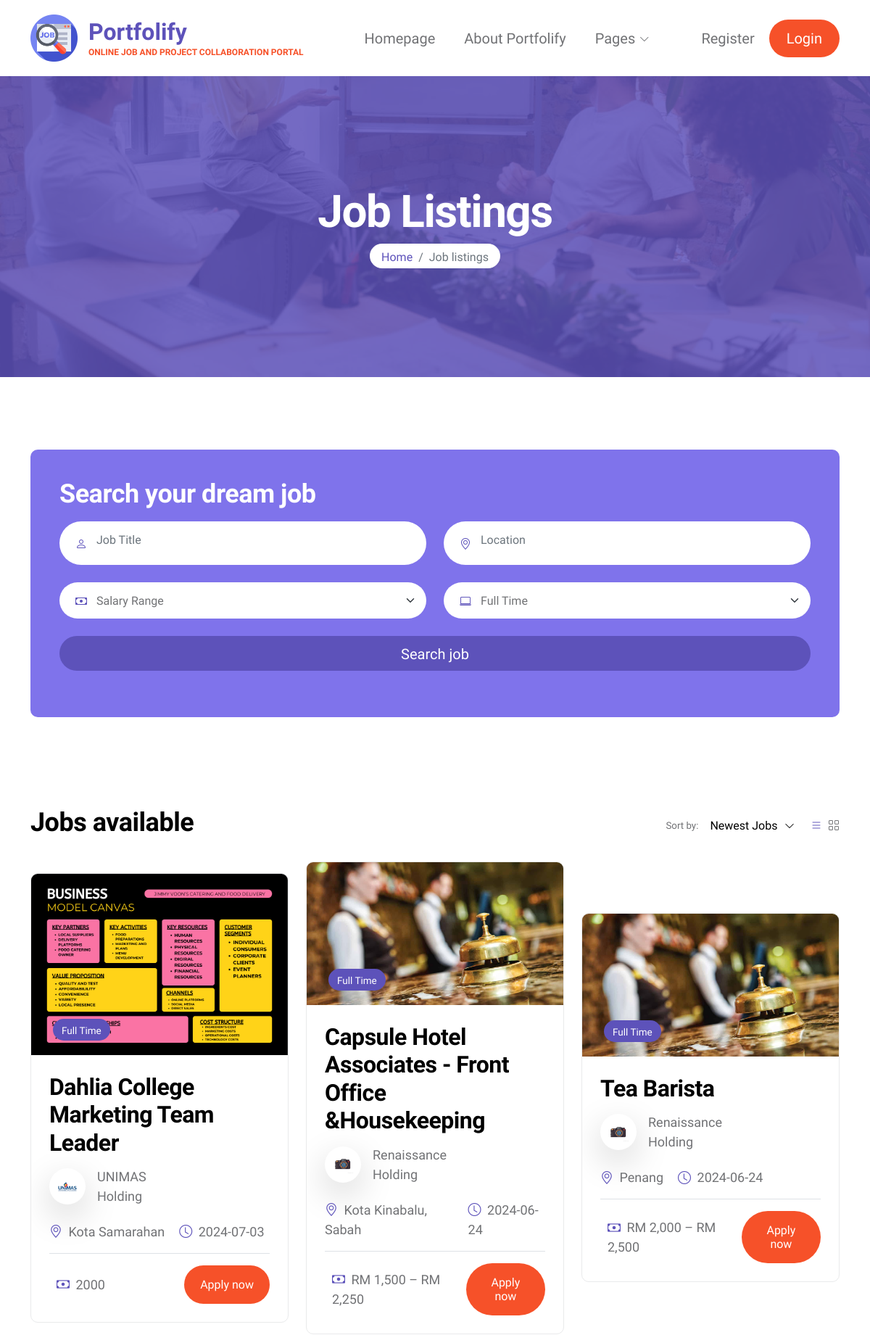
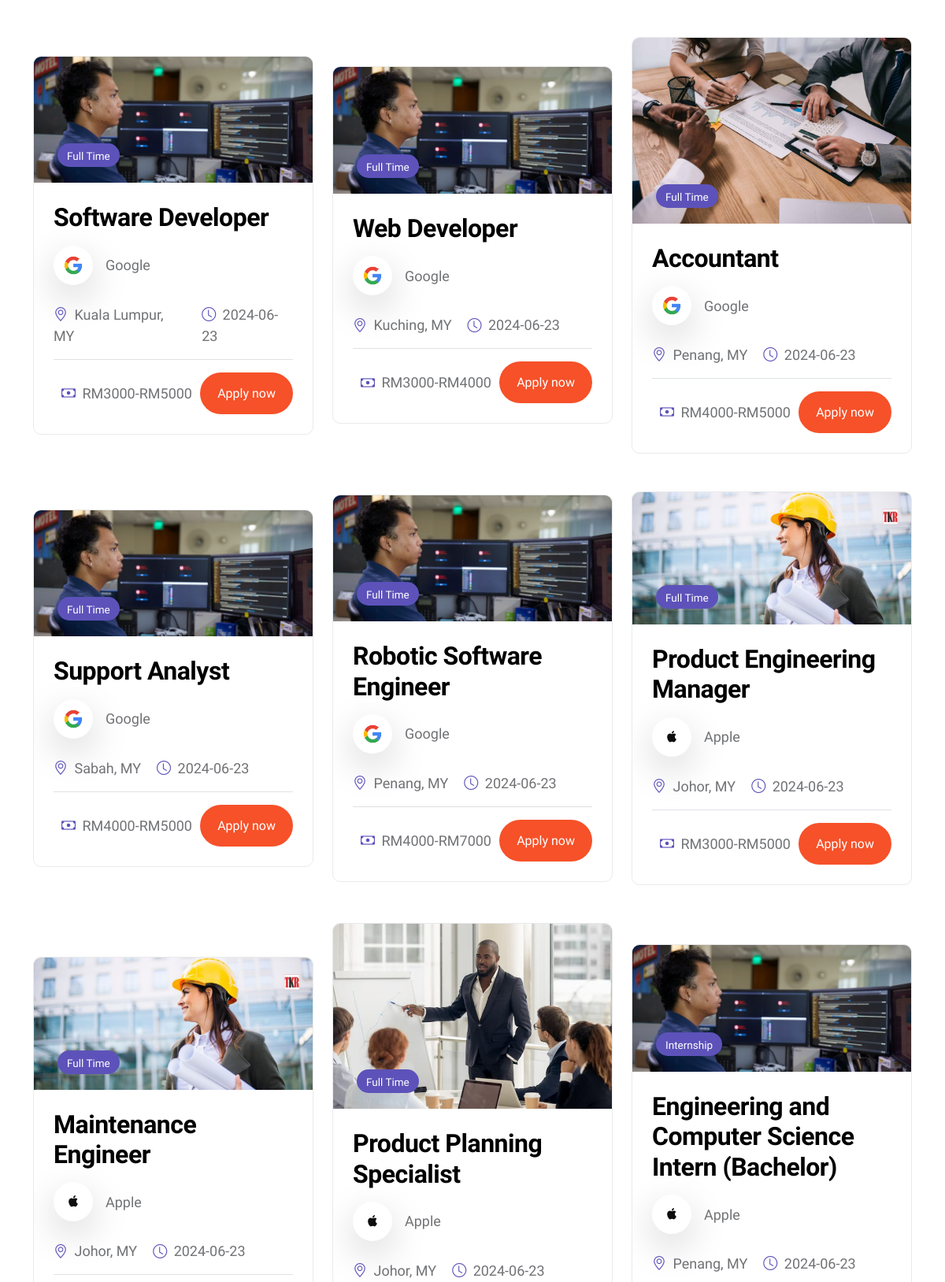
Screenshot of /job-listings.php (upper part) with the database file from the repository (2 pictures, top to bottom).
### tables this page shows
CREATE TABLE `job` (
  `job_id` varchar(100) NOT NULL,
  `job_title` varchar(100) NOT NULL,
  `job_desc` text NOT NULL,
  `job_location` varchar(100) NOT NULL,
  `salary` varchar(100) NOT NULL,
  `requirement` text NOT NULL,
  `date_posted` date NOT NULL DEFAULT current_timestamp(),
  `job_types` varchar(100) NOT NULL,
  `recruiter_id` varchar(100) NOT NULL,
  `job_status` int(11) NOT NULL DEFAULT 1,
  `job_image` varchar(100) NOT NULL DEFAULT 'images/jobs/it-professional-works-startup-project.jpg',
  `job_industry` varchar(100) NOT NULL,
  `job_views` int(11) NOT NULL DEFAULT 0
);

CREATE TABLE `recruiter_profile` (
  `r_id` int(11) NOT NULL,
  `User_ID` varchar(100) NOT NULL,
  `company_name` varchar(255) NOT NULL,
  `contact_email` varchar(255) NOT NULL,
  `contact_phone` varchar(20) NOT NULL,
  `about` text DEFAULT NULL,
  `website` varchar(255) DEFAULT NULL,
  `logo` varchar(255) DEFAULT NULL,
  `background` text NOT NULL,
  `profileView` int(11) NOT NULL DEFAULT 0
);

### job-listings.php (the view, shortened to what this page needs)
<!doctype html>
<html lang="en">
    <head>
        <link href="css/bootstrap.min.css" rel="stylesheet">
        <link href="css/bootstrap-icons.css" rel="stylesheet">
        <link href="css/owl.carousel.min.css" rel="stylesheet">
        <link href="css/owl.theme.default.min.css" rel="stylesheet">
        <link href="css/tooplate-gotto-job.css" rel="stylesheet">
    </head>
    <body class="job-listings-page" id="top">
        <?php include 'navbar.php'; ?>
        <main>
            <header class="site-header">
                <div class="section-overlay"></div>
                <div class="container">
                    <div class="row">
                        <div class="col-lg-12 col-12 text-center">
                            <h1 class="text-white">Job Listings</h1>
                            <nav aria-label="breadcrumb">
                                <ol class="breadcrumb justify-content-center">
                                    <li class="breadcrumb-item"><a href="index.html">Home</a></li>
                                    <li class="breadcrumb-item active" aria-current="page">Job listings</li>
                                </ol>
                            </nav>
                        </div>
                    </div>
                </div>
            </header>
            <section class="section-padding pb-0 d-flex justify-content-center align-items-center">
                <div class="container">
                    <div class="row">
                        <div class="col-lg-12 col-12">
                            <form class="custom-form hero-form" action="#" method="get" role="form">
                                <h3 class="text-white mb-3">Search your dream job</h3>
                                <div class="row">
                                    <div class="col-lg-6 col-md-6 col-12">
                                        <div class="input-group">
                                            <span class="input-group-text" id="basic-addon1"><i class="bi-person custom-icon"></i></span>
                                            <input type="text" name="job-title" id="job-title" class="form-control" placeholder="Job Title">
                                        </div>
                                    </div>
                                    <div class="col-lg-6 col-md-6 col-12">
                                        <div class="input-group">
                                            <span class="input-group-text" id="basic-addon1"><i class="bi-geo-alt custom-icon"></i></span>
                                            <input type="text" name="job-location" id="job-location" class="form-control" placeholder="Location">
                                        </div>
                                    </div>
                                    <div class="col-lg-6 col-md-6 col-12">
                                        <div class="input-group">
                                            <span class="input-group-text" id="basic-addon1"><i class="bi-cash custom-icon"></i></span>
                                            <select class="form-select form-control" name="job-salary" id="job-salary" aria-label="Default select example">
                                                <option selected>Salary Range</option>
                                            </select>
                                        </div>
                                    </div>
                                    <div class="col-lg-6 col-md-6 col-12">
                                        <div class="input-group">
                                            <span class="input-group-text" id="basic-addon1"><i class="bi-laptop custom-icon"></i></span>
                                            <select class="form-select form-control" name="job-remote" id="job-remote" aria-label="Default select example">
                                                <option value="1" selected>Full Time</option>
                                            </select>
                                        </div>
                                    </div>
                                    <div class="col-lg-12 col-12">
                                        <button type="submit" class="form-control">
                                            Search job
                                        </button>
                                    </div>
                                </div>
                            </form>
                        </div>
                        <div class="col-lg-6 col-12">
                        </div>
                    </div>
                </div>
            </section>
            <section class="job-section section-padding">
                <div class="container">
                    <div class="row align-items-center">
                        <div class="col-lg-6 col-12 mb-lg-4">
                            <h3>Jobs available</h3>
                        </div>
                        <div class="col-lg-4 col-12 d-flex align-items-center ms-auto mb-5 mb-lg-4">
                            <p class="mb-0 ms-lg-auto">Sort by:</p>
                            <div class="dropdown dropdown-sorting ms-3 me-4">
                                <button class="btn btn-secondary dropdown-toggle" type="button" id="dropdownSortingButton" data-bs-toggle="dropdown" aria-expanded="false">
                                    Newest Jobs
                                </button>
                            </div>
                            <div class="d-flex">
                                <a href="#" class="sorting-icon active bi-list me-2"></a>
                                <a href="#" class="sorting-icon bi-grid"></a>
                            </div>
                        </div>
                        <?php
                            $query = "SELECT j.*, rp.*
                                    FROM `job` j
                                    LEFT JOIN `recruiter_profile` rp ON j.recruiter_id = rp.User_ID
                                    WHERE j.job_status = 1";
                            if (isset($_GET['sort'])) {
                                $sort = $_GET['sort'];
                                switch ($sort) {
                                    case 'latest':
                                        $query .= " ORDER BY j.date_posted DESC";
                                        break;
                                    case 'salary':
                                        $query .= " ORDER BY j.salary DESC";
                                        break;
                                    default:
                                        break;
                                }
                            } else {
                                $query .= " ORDER BY j.date_posted DESC";
                            }
                            $result = mysqli_query($conn, $query);
                            if (mysqli_num_rows($result) > 0) {
                                while ($row = mysqli_fetch_assoc($result)) {
                                    ?>
                                    <div class="col-lg-4 col-md-6 col-12">
                                        <div class="job-thumb job-thumb-box">
                                            <div class="job-image-box-wrap">
                                                <a href="job-detail.php?id=<?php echo $row['job_id']; ?>">
                                                    <img src="<?php echo $row['job_image']; ?>" class="job-image img-fluid" alt="">
                                                </a>
                                                <div class="job-image-box-wrap-info d-flex align-items-center">
                                                    <p class="mb-0">
                                                        <a href="job-listings.html" class="badge badge-level"><?php echo $row['job_types']; ?></a>
                                                    </p>
                                                </div>
                                            </div>
                                            <div class="job-body">
                                                <h4 class="job-title">
                                                    <a href="job-detail.php?id=<?php echo $row['job_id']; ?>" class="job-title-link"><?php echo $row['job_title']; ?></a>
                                                </h4>
                                                <div class="d-flex align-items-center">
                                                    <div class="job-image-wrap d-flex align-items-center bg-white shadow-lg mt-2 mb-4">
                                                        <img src="<?php echo $row['logo']; ?>" class="job-image me-3 img-fluid" alt="">
                                                        <p class="mb-0"><?php echo $row['company_name']; ?></p>
                                                    </div>
                                                </div>
                                                <div class="d-flex align-items-center">
                                                    <p class="job-location">
                                                        <i class="custom-icon bi-geo-alt me-1"></i>
                                                        <?php echo $row['job_location']; ?>
                                                    </p>
                                                    <p class="job-date">
                                                        <i class="custom-icon bi-clock me-1"></i>
                                                        <?php echo $row['date_posted']; ?>
                                                    </p>
                                                </div>
                                                <div class="d-flex align-items-center border-top pt-3">
                                                    <p class="job-price mb-0">
                                                        <i class="custom-icon bi-cash me-1"></i>
                                                        <?php echo $row['salary']; ?>
                                                    </p>
                                                    <a href="job-detail.php?id=<?php echo $row['job_id']; ?>" class="custom-btn btn ms-auto">Apply now</a>
                                                </div>
                                            </div>
                                        </div>
                                    </div>
                                    <?php
                                }
                            } else {
                                echo "<div class='col-lg-12 col-12'><p class='text-center'>No jobs found</p></div>";
                            }
                            ?>
                    </div>
                </div>
            </section>
        </main>
    </body>
</html>

### rows the page displays
job: job_image (picture), job_types "Full Time", job_title "Dahlia College Marketing Team Leader", recruiter_profile.logo (picture), recruiter_profile.company_name "UNIMAS Holding", job_location "Kota Samarahan", date_posted "2024-07-03", salary "2000"
job: job_image (picture), job_types "Full Time", job_title "Capsule Hotel Associates - Front Office &Housekeeping", recruiter_profile.logo (picture), recruiter_profile.company_name "Renaissance Holding", job_location "Kota Kinabalu, Sabah", date_posted "2024-06-24", salary "RM 1,500 – RM 2,250"
job: job_image (picture), job_types "Full Time", job_title "Tea Barista", recruiter_profile.logo (picture), recruiter_profile.company_name "Renaissance Holding", job_location "Penang", date_posted "2024-06-24", salary "RM 2,000 – RM 2,500"
job: job_image (picture), job_types "Full Time", job_title "Software Developer", recruiter_profile.logo (picture), recruiter_profile.company_name "Google", job_location "Kuala Lumpur, MY", date_posted "2024-06-23", salary "RM3000-RM5000"
job: job_image (picture), job_types "Full Time", job_title "Web Developer", recruiter_profile.logo (picture), recruiter_profile.company_name "Google", job_location "Kuching, MY", date_posted "2024-06-23", salary "RM3000-RM4000"
job: job_image (picture), job_types "Full Time", job_title "Accountant", recruiter_profile.logo (picture), recruiter_profile.company_name "Google", job_location "Penang, MY", date_posted "2024-06-23", salary "RM4000-RM5000"
job: job_image (picture), job_types "Full Time", job_title "Support Analyst", recruiter_profile.logo (picture), recruiter_profile.company_name "Google", job_location "Sabah, MY", date_posted "2024-06-23", salary "RM4000-RM5000"
job: job_image (picture), job_types "Full Time", job_title "Robotic Software Engineer", recruiter_profile.logo (picture), recruiter_profile.company_name "Google", job_location "Penang, MY", date_posted "2024-06-23", salary "RM4000-RM7000"
job: job_image (picture), job_types "Full Time", job_title "Product Engineering Manager", recruiter_profile.logo (picture), recruiter_profile.company_name "Apple", job_location "Johor, MY", date_posted "2024-06-23", salary "RM3000-RM5000"
job: job_image (picture), job_types "Full Time", job_title "Maintenance Engineer", recruiter_profile.logo (picture), recruiter_profile.company_name "Apple", job_location "Johor, MY", date_posted "2024-06-23"
job: job_image (picture), job_types "Full Time", job_title "Product Planning Specialist", recruiter_profile.logo (picture), recruiter_profile.company_name "Apple", job_location "Johor, MY", date_posted "2024-06-23"
job: job_image (picture), job_types "Internship", job_title "Engineering and Computer Science Intern (Bachelor)", recruiter_profile.logo (picture), recruiter_profile.company_name "Apple", job_location "Penang, MY", date_posted "2024-06-23"
